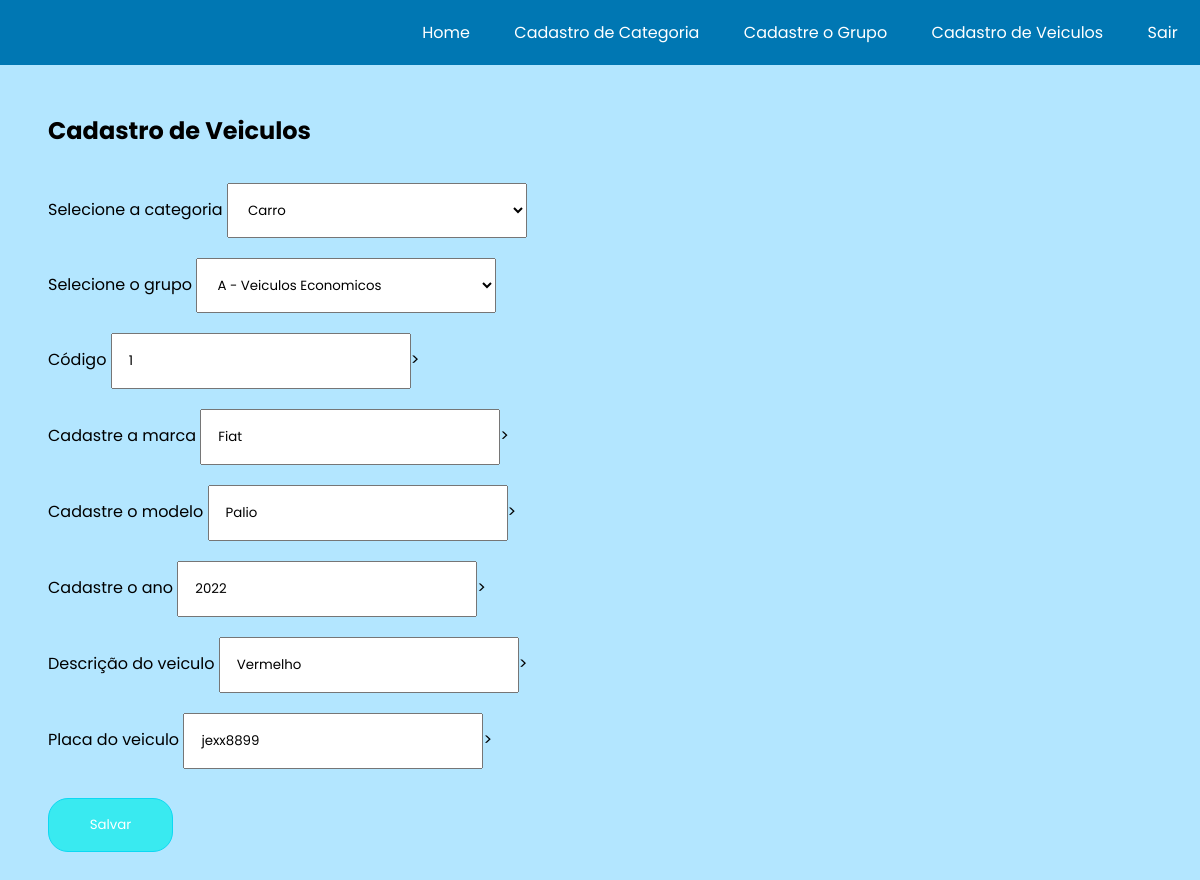
The page /admin/comandos/editar_veiculo.php?codigo=1 (signed in) on the database its author committed.
### tables this page shows
CREATE TABLE `veiculo` (
  `codigo` int(11) NOT NULL,
  `marca` varchar(50) DEFAULT NULL,
  `modelo` varchar(50) DEFAULT NULL,
  `descricao` varchar(100) DEFAULT NULL,
  `ano` int(11) DEFAULT NULL,
  `placa` varchar(9) DEFAULT NULL,
  `fk_grupo_codigo` int(11) DEFAULT NULL,
  `fk_categoria_codigo` int(11) DEFAULT NULL
);

### admin/comandos/editar_veiculo.php (the view, shortened to what this page needs)
<?php require('../menu.php');
	require('../../conexao.php');
$codigo = $_GET['codigo'];
$select_veiculo = mysqli_query($conexao, "SELECT * FROM veiculo WHERE codigo = $codigo");
if (mysqli_num_rows($select_veiculo) > 0) {
    $dados_veiculo = mysqli_fetch_assoc($select_veiculo);
} else {
    echo "<script> alert ('NÃO EXISTEM AGENCIAS CADASTRADAS!');</script>";
    echo "<script> window.location.href='$url_admin/cadastro_veiculos.php';</script>";
}
?>
<!DOCTYPE html>
<html lang="pt-br">
<body>
<?php
		$select_categoria = mysqli_query($conexao, "SELECT * FROM categoria");
		if (mysqli_num_rows($select_categoria) > 0) {
		$dados_categoria = mysqli_fetch_assoc($select_categoria);
	}
		$select_grupo = mysqli_query($conexao, "SELECT * FROM grupo");
		if (mysqli_num_rows($select_grupo) > 0) {
		$dados_grupo = mysqli_fetch_assoc($select_grupo);
	}
	?>
	<main>
		<form name="veiculo" class="cadastro" method="post">
			<h2> Cadastro de Veiculos </h2><br>
			<div class="cadastro_div">
				<div>
					<label>Selecione a categoria</label>
					<select class="cadastro_veiculos" name="fk_categoria_codigo">
						<?php do{
						?>
						<option value="<?php echo $dados_categoria['codigo'];?>"><?php echo $dados_categoria['categoria'];?></option>
						<?php }while ($dados_categoria = mysqli_fetch_assoc($select_categoria));?>
					</select>
				</div>
				<div>
					<label>Selecione o grupo</label>
					<select class="cadastro_veiculos" name="fk_grupo_codigo">
						<?php do{
						?>
						<option value="<?php echo $dados_grupo['codigo'];?>"><?php echo $dados_grupo['grupo'];?></option>
						<?php }while ($dados_grupo = mysqli_fetch_assoc($select_grupo));?>
					</select>
				</div>
                <div>
					<label>Código</label>
					<input class="cadastro_veiculos" type="text" name="codigo" value="<?php echo $dados_veiculo['codigo'];?>" readonly>>
				</div>
				<div>
					<label>Cadastre a marca</label>
					<input class="cadastro_veiculos" type="text" name="marca" value="<?php echo $dados_veiculo['marca'];?>" required autofocus>>
				</div>
				<div>
					<label>Cadastre o modelo</label>
					<input class="cadastro_veiculos" type="text" name="modelo" value="<?php echo $dados_veiculo['modelo'];?>" required autofocus>>
				</div>
				<div>
					<label>Cadastre o ano</label>
					<input class="cadastro_veiculos" type="text" name="ano" value="<?php echo $dados_veiculo['ano'];?>" required autofocus>>
				</div>
				<div>
					<label>Descrição do veiculo</label>
					<input class="cadastro_veiculos" type="text" name="descricao" value="<?php echo $dados_veiculo['descricao'];?>" required autofocus>>
				</div>
				<div>
					<label>Placa do veiculo</label>
					<input class="cadastro_veiculos" type="text" name="placa" value="<?php echo $dados_veiculo['placa'];?>" required autofocus>>
				</div>
			</div>
			<div class="botoes">
                <input class="botao" type="submit" id="btn_salvar" name="btn_salvar" value="Salvar">
            </div>
		</form>
	</main>
</body>
</html>

### css/portal.css (style rules this page uses)
* { margin: 0 auto; padding: 0; box-sizing: border-box; font-family: 'Poppins', sans-serif, Arial, Helvetica, sans-serif; }
.cadastro { background: rgb(179, 230, 255); padding: 3rem; }
.cadastro_veiculos { width: 300px; padding: 1rem; margin-top: 10px; margin-bottom: 10px; }
input[type="submit"] { color: #FFF; width: 125px; padding: 1.0rem; margin-top: 1.2rem; margin-bottom: 1.2rem; border: 1px solid #CCC; border-radius: 20px; background: #39eaf0; border: 0; border: 1px solid rgb(13, 216, 243); border-radius: 20px; cursor: pointer; }

### rows shown on the page
veiculo: codigo "1", marca "Fiat", modelo "Palio", ano "2022", descricao "Vermelho", placa "jexx8899"

### other values the page prints
form field fk_categoria_codigo "Carro"
form field fk_grupo_codigo "A - Veiculos Economicos"
